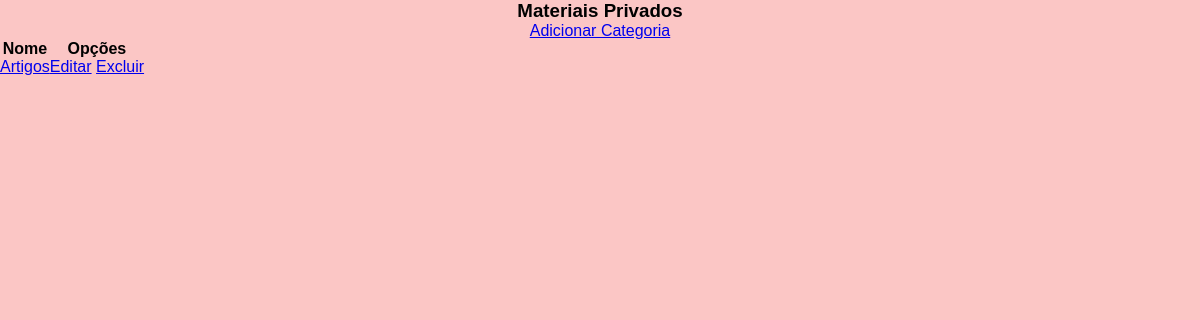
Before: /listar/categorias with the older database file.
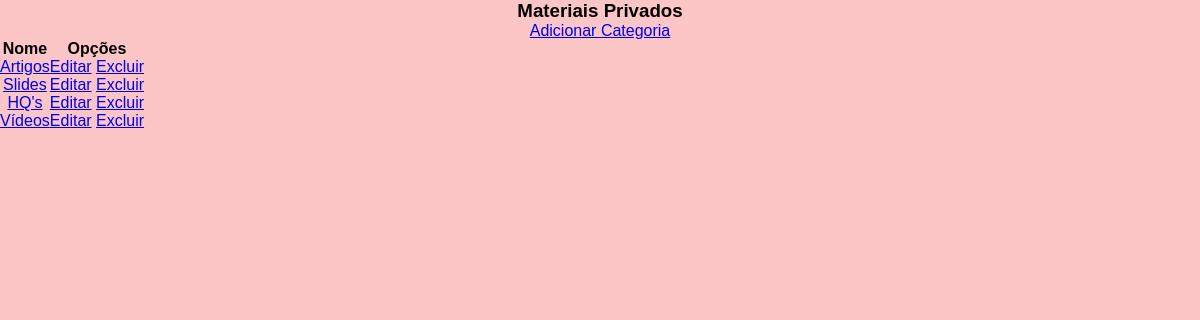
After: the same page with the newer database file.
### materiais/models.py (models this page shows, shortened)
class Categoria(models.Model):
    nome = models.CharField(max_length=50)

### materiais/views.py (the view)
# urls.py: path('listar/categorias', CategoriaList.as_view(), name='listar-categorias'),
class CategoriaList(ListView):
    model = Categoria
    template_name = 'materiais/listas/categoria.html'

### materiais/templates/materiais/listas/categoria.html (shortened to what this page needs)
{% extends 'paginas/base.html' %}
{% load static %}
{% block conteudo %}
<h3>Materiais Privados</h3>
<a href="{% url 'criar-categoria' %}">Adicionar Categoria</a>
<table>
    <tr>
        <th>Nome</th>
        <th>Opções</th>
    </tr>
    {% for categoria in object_list %}
    <tr>
        <td>
            <a href="{% url 'listar-arquivos' %}">{{ categoria.nome }}</a>
        </td>
        <td>
            <a href="{% url 'editar-categoria' categoria.pk %}">Editar</a>
            <a href="{% url 'excluir-categoria' categoria.pk %}">Excluir</a>
        </td>
    </tr>
    {% empty %}
    <tr>
        <td>Nenhum campo registrado.</td>
    </tr>
    {% endfor %}
</table>
{% endblock %}

Changed rows visible on the page:
added Categoria: nome "Slides"
added Categoria: nome "HQ's"
added Categoria: nome "Vídeos"
